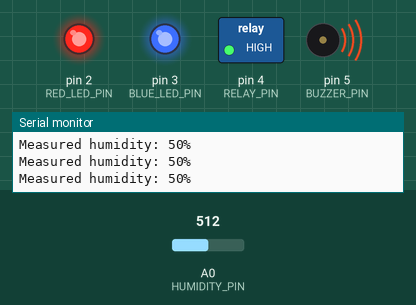
Recording of a sketch running on a simulated Arduino Uno, built with avr-gcc and run on an emulated ATmega328P. Parts: switched loads named in the sketch (green lamp = pin HIGH), output pins drawn as LEDs (lit = HIGH), buzzer (waves = sounding, pin HIGH), the last lines printed to the serial monitor. Dashed ring = blinking. The inputs (shaded band) are chosen by the test bench; at power-on: A0 (HUMIDITY_PIN) = 512.

Above: at 1.2 s.
1.3 s: A0 (HUMIDITY_PIN) set to 211
4.3 s: A0 (HUMIDITY_PIN) set to 185
At 4.7 s:
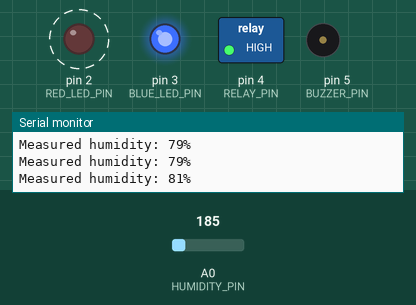
7.3 s: A0 (HUMIDITY_PIN) set to 900
At 8.1 s:
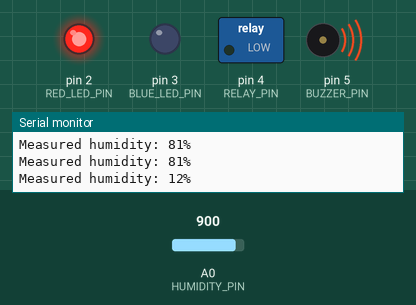
Timing chart, 0 to 10.3 s (numbered marks = the images above; inputs shaded):
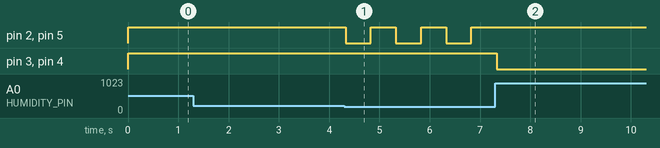

Measured:
- the behaviour switches between 195 and 194 on A0 (HUMIDITY_PIN) (found by bisection; images 0 and 1)
- after the input at 4.3 s, pin 2 (RED_LED_PIN), pin 5 (BUZZER_PIN): alternates HIGH for 0.50 s and LOW for 0.50 s, starting at once
- after the input at 7.3 s, pin 2 (RED_LED_PIN), pin 5 (BUZZER_PIN): stops changing and stays HIGH; pin 3 (BLUE_LED_PIN), pin 4 (RELAY_PIN): HIGH → LOW at once

The sketch:

irrigation-system.ino
```cpp
struct {
  unsigned int last=0;
  unsigned int current=0;
  unsigned int diff=0;
  const unsigned int irrigation=10;
  const unsigned int idle=15;

} time;
struct {
  const int HUMIDITY_PIN = A0;
  int humidity;
}input;
struct{
  const int RED_LED_PIN=2;
  const int BLUE_LED_PIN=3;
  const int RELAY_PIN=4;
  const int BUZZER_PIN=5;
}output;
struct{
  int humidity_percentage;
}computed;

void irrigationMode(){
  digitalWrite(output.BLUE_LED_PIN,0);
  digitalWrite(output.RELAY_PIN,0);
  delay(1000 * time.irrigation);
  digitalWrite(output.BLUE_LED_PIN,1);
  digitalWrite(output.RELAY_PIN,1);
}
void idleMode(){
  digitalWrite(output.BLUE_LED_PIN,1);
  digitalWrite(output.RELAY_PIN,1);
  Serial.println("Modo IDLE");
  delay(1000 * time.idle);
}
void alertMode(){
  digitalWrite(output.RED_LED_PIN,0);
  digitalWrite(output.BUZZER_PIN,0);
  delay(500);
  digitalWrite(output.RED_LED_PIN,1);
  digitalWrite(output.BUZZER_PIN,1);
  delay(500);
}

void mainLogic(){
  input.humidity=analogRead(input.HUMIDITY_PIN);
  computed.humidity_percentage= (float(1024 - input.humidity) / 1024.0f)*100.0f;
  Serial.print("Measured humidity: ");
  Serial.print(computed.humidity_percentage);
  Serial.println("%");
  if(computed.humidity_percentage<20){
    irrigationMode();
    idleMode();
  }
  else if(computed.humidity_percentage>80){
    alertMode();
  }
}


void setup() {
  // put your setup code here, to run once:
  Serial.begin(9600);
  pinMode(input.HUMIDITY_PIN,INPUT);

  pinMode(output.BLUE_LED_PIN,OUTPUT);
  pinMode(output.BUZZER_PIN,OUTPUT);
  pinMode(output.RED_LED_PIN,OUTPUT);
  pinMode(output.RELAY_PIN,OUTPUT);

  digitalWrite(output.BLUE_LED_PIN,1);
  digitalWrite(output.BUZZER_PIN,1);
  digitalWrite(output.RED_LED_PIN,1);
  digitalWrite(output.RELAY_PIN,1);

  Serial.println("");
  time.current=millis();
}

void loop() {
  // put your main code here, to run repeatedly:
  time.last=time.current;
  time.current=millis();
  time.diff=time.current -time.last;


  mainLogic();
}
```
